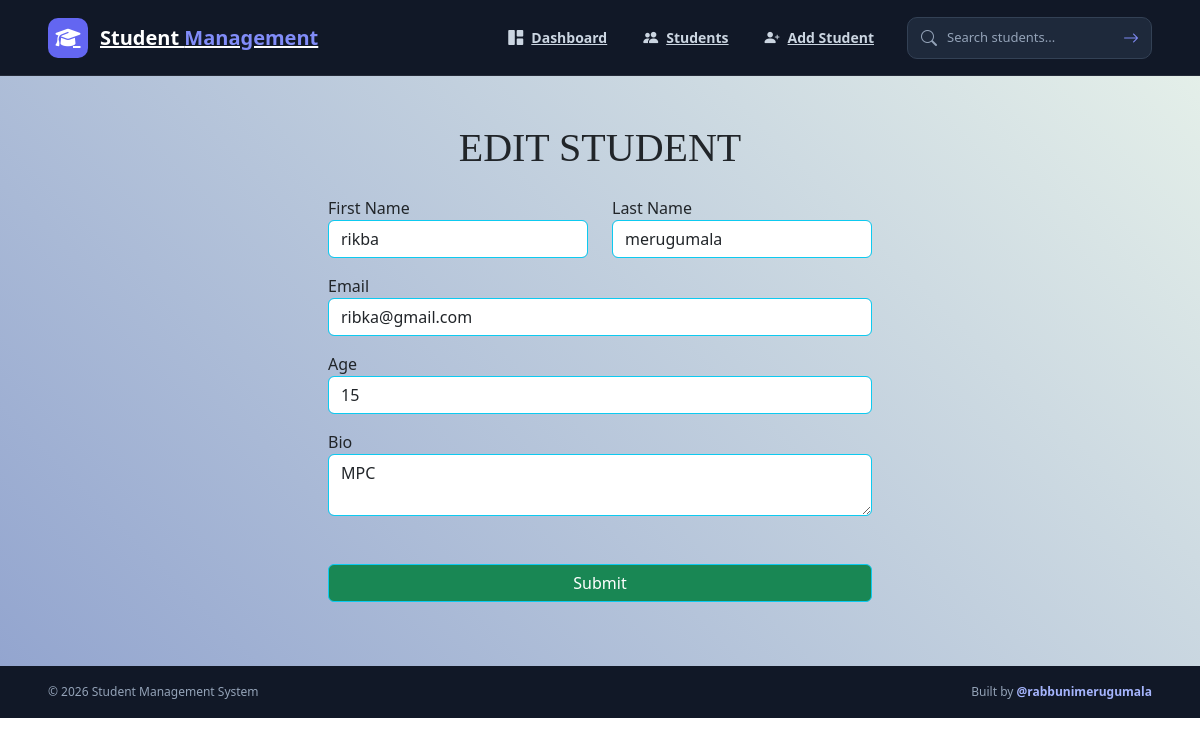
The page /edit_student/4 on the database as committed earlier.
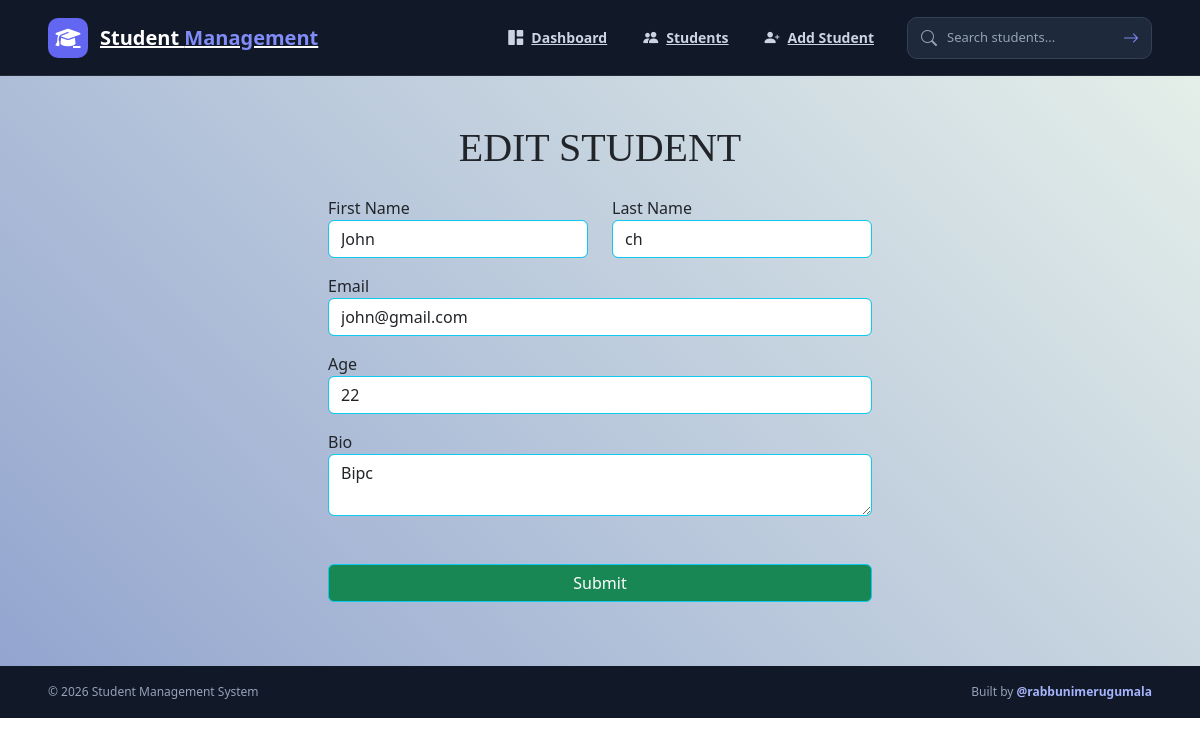
The same page on the database as committed later.
### main.py (models this page shows)
class Student(db.Model):
    id = db.Column(db.Integer, primary_key=True)
    first_name = db.Column(db.String(100), nullable=False)
    last_name = db.Column(db.String(100), nullable=False)
    email = db.Column(db.String(80), unique=True, nullable=False)
    age = db.Column(db.Integer)
    created_at = db.Column(db.DateTime(timezone=True), server_default=func.now())
    bio = db.Column(db.Text)

### main.py (the view, shortened to what this page needs)
@app.route('/edit_student/<int:student_id>', methods=('GET', 'POST'))
def edit_student(student_id):
    student = Student.query.get_or_404(student_id)
    return render_template('edit_student.html', student=student)

### templates/edit_student.html (shortened to what this page needs)
{% extends 'base.html' %}
{% block content %}
<div style="background-image: linear-gradient(45deg, #93a5cf 0%, #e4efe9 100%);">
    <h1 style="font-family: 'Aclonica';font-size: 40px" class="text-center pt-5">EDIT STUDENT</h1>
    <form method="post" class="container col-md-6">
        <div class="p-3">
            <div class="row">
                <div class="col mb-3">
                    <label for="first_name">First Name</label>
                    <input value="{{student.first_name}}" type="text" class="form-control border border-info"
                           placeholder=" Student First Name.."
                           aria-label="First name" name="first_name" id="first_name" required>
                </div>
                <div class="col mb-3">
                    <label for="last_name">Last Name</label>
                    <input value="{{student.last_name}}" type="text" class="form-control border border-info"
                           placeholder=" Student Last Name.."
                           aria-label="Last name" name="last_name" id="last_name" required>
                </div>
            </div>
            <div class="mb-3">
                <label for="email">Email</label>
                <input value="{{student.email}}" type="email" class="form-control  border-info "
                       placeholder=" Student Email.." name="email"
                       id="email" required>
            </div>
            <div class="mb-3">
                <label for="age">Age</label>
                <input value="{{student.age}}" type="text" class="form-control border border-info"
                       placeholder=" Student Age.." name="age" id="age" required>
            </div>
            <label for="bio">Bio</label>
            <br>
            <textarea name="bio"
                      id="bio"
                      placeholder="Bio.."
                      class="form-control mb-5 border border-info"
            >{{student.bio}}</textarea>
            <div class="d-grid my-5">
                <button class="btn btn-success border border-info " type="submit">Submit</button>
            </div>
        </div>
    </form>
</div>
{% endblock %}

Rows that differ between the two databases and show on the page:
changed Student: first_name "rikba" → "John"; last_name "merugumala" → "ch"; email "ribka@gmail.com" → "john@gmail.com"; age "15" → "22"; bio "MPC" → "Bipc"
